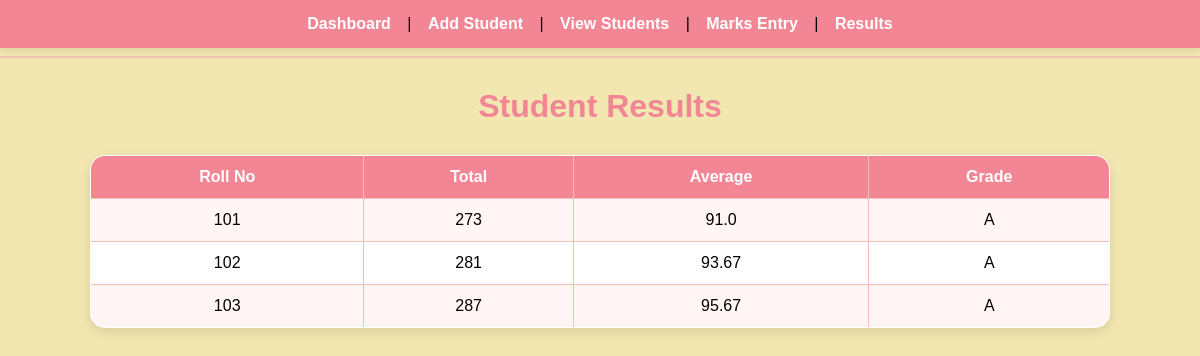
The app's page /results, older data.
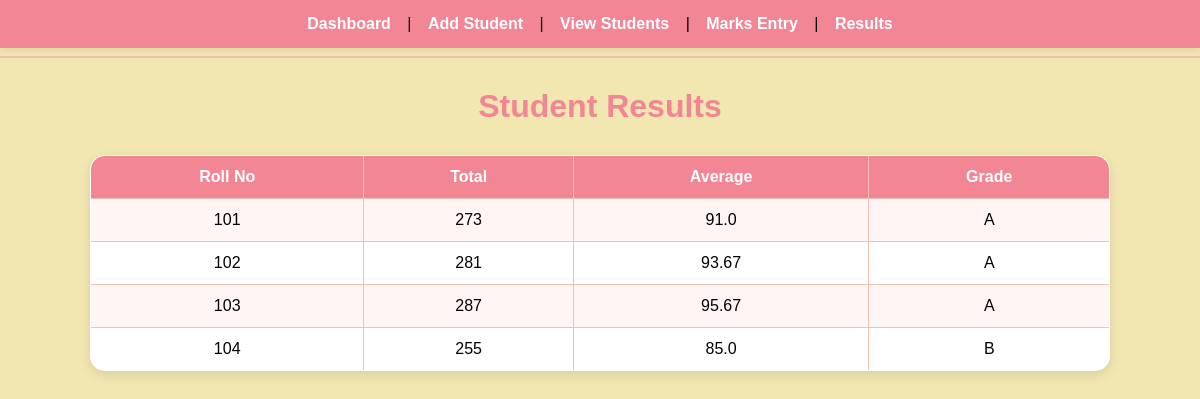
The same page, newer data.
### tables this page shows
CREATE TABLE marks (
    id INTEGER PRIMARY KEY AUTOINCREMENT,
    rollno TEXT,
    maths INTEGER,
    physics INTEGER,
    chemistry INTEGER
);

### app.py (the view)
@app.route('/results')
def results():
    conn = sqlite3.connect('students.db')
    cursor = conn.cursor()
    cursor.execute(
        "SELECT rollno, maths, physics, chemistry FROM marks"
    )
    rows = cursor.fetchall()
    conn.close()
    results = []
    for row in rows:
        rollno = row[0]
        maths = row[1]
        physics = row[2]
        chemistry = row[3]
        total = maths + physics + chemistry
        average = total / 3
        if average >= 90:
            grade = 'A'
        elif average >= 80:
            grade = 'B'
        elif average >= 70:
            grade = 'C'
        elif average >= 60:
            grade = 'D'
        else:
            grade = 'F'
        results.append({
            'rollno': rollno,
            'total': total,
            'average': round(average, 2),
            'grade': grade
        })
    return render_template(
        'results.html',
        results=results
    )

### templates/results.html (shortened to what this page needs)
<!DOCTYPE html>
<html>
<head>
    <link rel="stylesheet"
href="{{ url_for('static', filename='style.css') }}">
</head>
<body>
{% include 'navbar.html' %}
<h1>Student Results</h1>
<table border="1">
    <tr>
        <th>Roll No</th>
        <th>Total</th>
        <th>Average</th>
        <th>Grade</th>
    </tr>
    {% for result in results %}
    <tr>
        <td>{{ result['rollno'] }}</td>
        <td>{{ result['total'] }}</td>
        <td>{{ result['average'] }}</td>
        <td>{{ result['grade'] }}</td>
    </tr>
    {% endfor %}
</table>
</body>
</html>

Row changes from the older to the newer data that the page shows:
added marks: rollno "104", total "255", average "85.0", grade "B"
